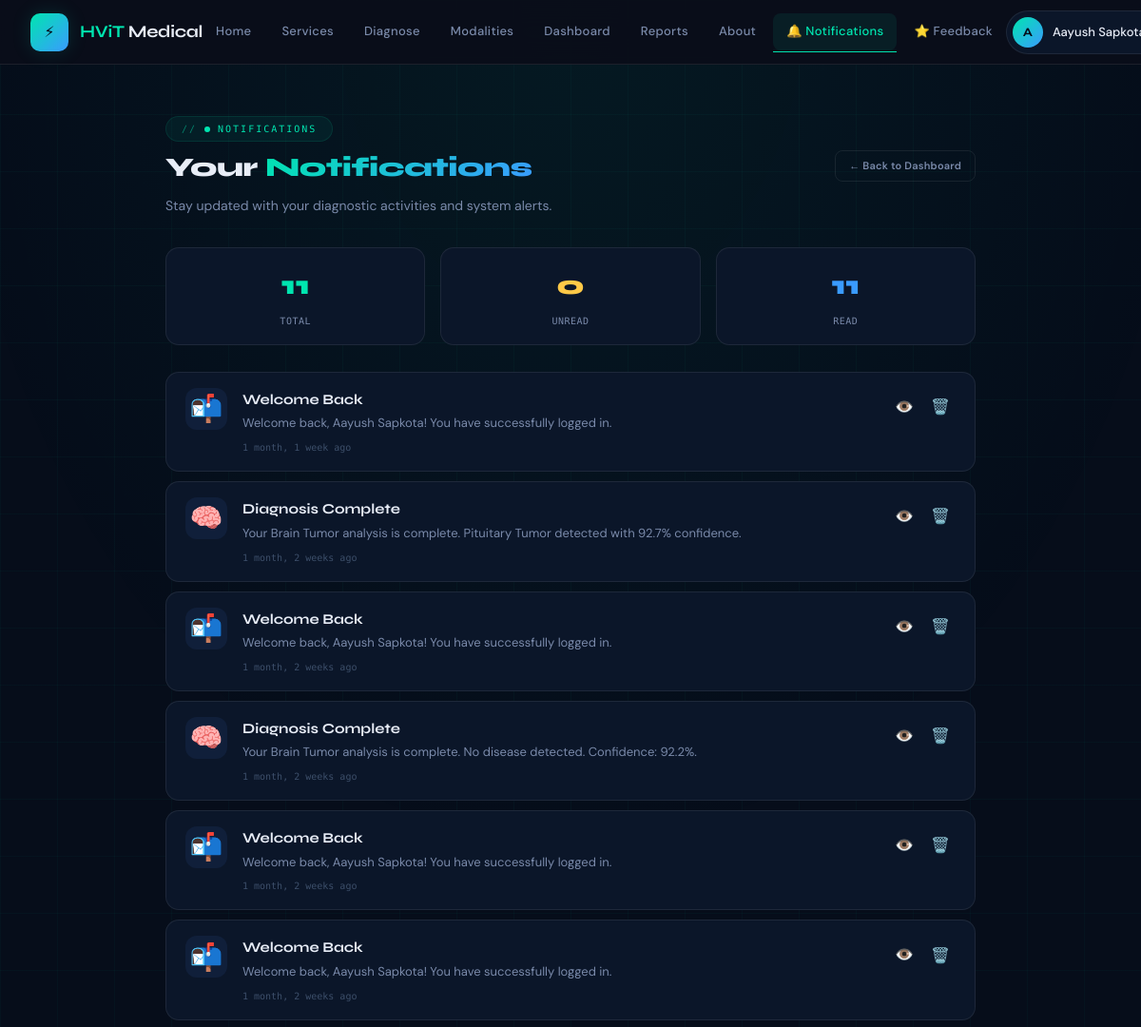
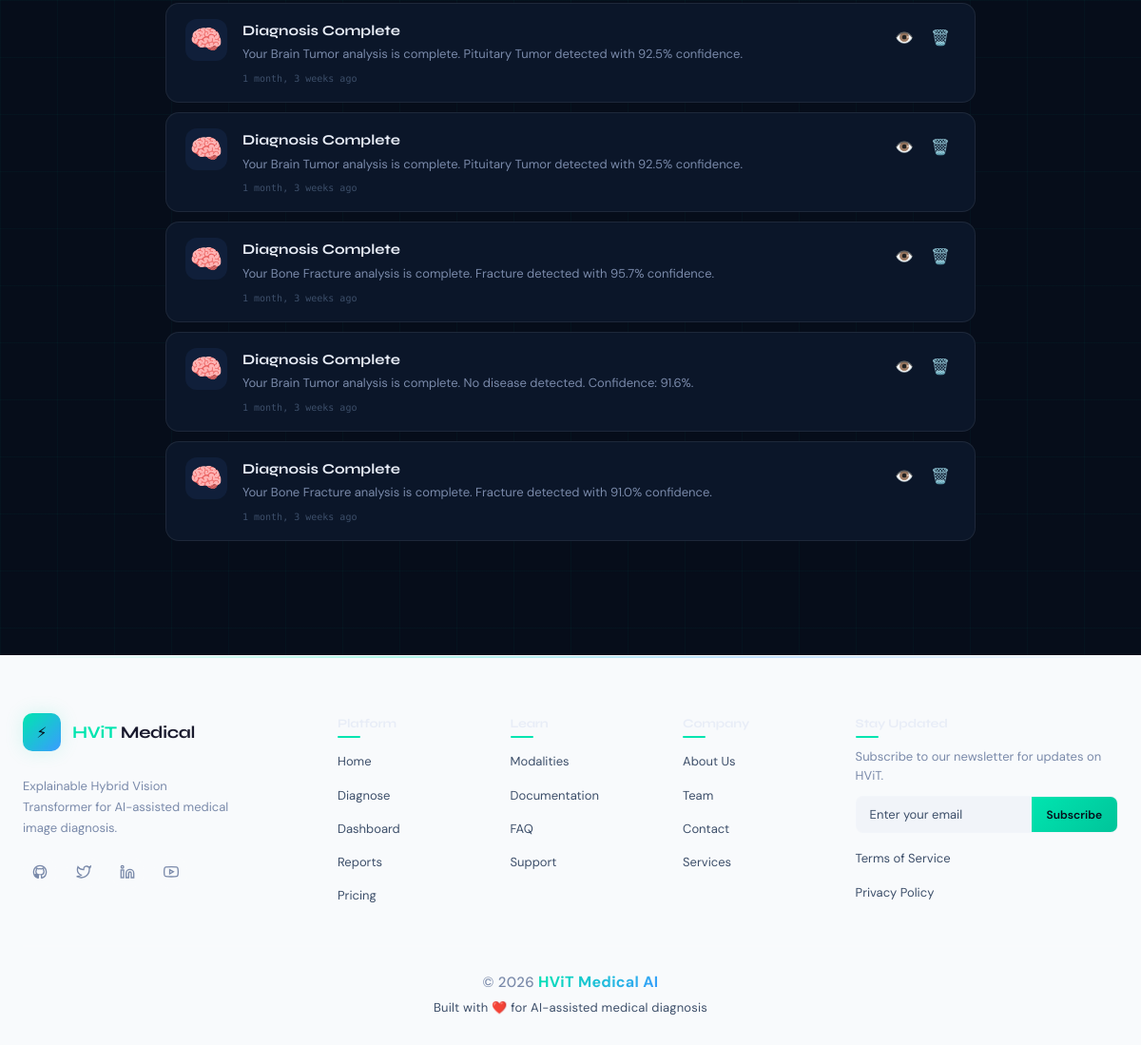
The app's page /notifications/ (signed in) with its own data (2 pictures, top to bottom).
### Diagnosis/models.py (models this page shows, shortened)
class Notification(models.Model):
    NOTIFICATION_TYPES = [
        ('diagnosis_complete', 'Diagnosis Complete'),
        ('report_ready', 'Report Ready'),
        ('payment_success', 'Payment Success'),
        ('subscription_expiry', 'Subscription Expiry'),
        ('welcome', 'Welcome'),
        ('feedback_request', 'Feedback Request'),
        ('system_update', 'System Update'),
        ('other', 'Other'),
    ]
    user = models.ForeignKey(
        User,
        on_delete=models.CASCADE,
        related_name='notifications'
    )
    notification_type = models.CharField(max_length=50, choices=NOTIFICATION_TYPES)
    title = models.CharField(max_length=200)
    message = models.TextField()
    link = models.CharField(max_length=500, blank=True, null=True)
    is_read = models.BooleanField(default=False)
    created_at = models.DateTimeField(auto_now_add=True)
    class Meta:
        ordering = ['-created_at']
        verbose_name = 'Notification'
        verbose_name_plural = 'Notifications'

### Diagnosis/views.py (the view)
# urls.py: path('notifications/', views.notifications_view, name='notifications'),
@login_required
def notifications_view(request):
    profile = get_user_profile(request.user)
    notifications = Notification.objects.filter(user=request.user).order_by('-created_at')
    if request.GET.get('mark_all_read'):
        notifications.filter(is_read=False).update(is_read=True)
        messages.success(request, 'All notifications marked as read.')
        return redirect('Diagnosis:notifications')
    unread_count = notifications.filter(is_read=False).count()
    total_count = notifications.count()
    read_count = total_count - unread_count
    context = {
        'user': request.user, 'profile': profile,
        'role': profile.get_role_display(),
        'subscription': profile.subscription_plan,
        'is_subscribed': profile.is_subscribed,
        'notifications': notifications,
        'unread_count': unread_count,
        'read_count': read_count,
        'total_count': total_count,
    }
    return render(request, 'Diagnosis/notifications.html', context)

### Diagnosis/views.py (called while the page is built)
def get_user_profile(user):
    try:
        return user.profile
    except UserProfile.DoesNotExist:
        return UserProfile.objects.create(user=user)

### templates/Diagnosis/notifications.html (shortened to what this page needs)
{% load static %}
<!DOCTYPE html>
<html lang="en">
<head>
    <link rel="stylesheet" href="{% static 'css/shared.css' %}"/>
</head>
<body>
    {% include 'includes/nav.html' %}
    <div class="notifications-page">
        <div class="container">
            <div class="page-header reveal">
                <div class="header-left">
                    <div class="section-tag">
                        <span class="pulse-dot"></span>
                        Notifications
                    </div>
                    <h1>Your <span class="gradient-text">Notifications</span></h1>
                    <p>Stay updated with your diagnostic activities and system alerts.</p>
                </div>
                <div class="header-actions">
                    <a href="{% url 'Diagnosis:dashboard' %}" class="btn btn-ghost btn-sm">← Back to Dashboard</a>
                </div>
            </div>
            <div class="notif-stats reveal reveal-delay-1">
                <div class="notif-stat">
                    <div class="stat-number">{{ total_count|default:0 }}</div>
                    <div class="stat-label">Total</div>
                </div>
                <div class="notif-stat">
                    <div class="stat-number" style="color:var(--yellow);">{{ unread_count|default:0 }}</div>
                    <div class="stat-label">Unread</div>
                </div>
                <div class="notif-stat">
                    <div class="stat-number" style="color:var(--blue);">{{ read_count|default:0 }}</div>
                    <div class="stat-label">Read</div>
                </div>
            </div>
            <div class="notif-list">
                {% if notifications %}
                    {% for notification in notifications %}
                        <div class="notif-item {% if not notification.is_read %}unread{% endif %}" id="notif-{{ notification.id }}">
                            <div class="notif-icon">
                                {% if notification.notification_type == 'diagnosis_complete' %}🧠
                                {% elif notification.notification_type == 'report_ready' %}📄
                                {% elif notification.notification_type == 'payment_success' %}💰
                                {% elif notification.notification_type == 'subscription_expiry' %}⚠️
                                {% elif notification.notification_type == 'welcome' %}👋
                                {% elif notification.notification_type == 'feedback_request' %}⭐
                                {% elif notification.notification_type == 'system_update' %}🔄
                                {% else %}📬{% endif %}
                            </div>
                            <div class="notif-content">
                                <div class="notif-title">{{ notification.title }}</div>
                                <div class="notif-message">{{ notification.message }}</div>
                                <div class="notif-time">{{ notification.created_at|timesince }} ago</div>
                            </div>
                            <div class="notif-actions">
                                {% if notification.link %}
                                    <a href="{{ notification.link }}" class="btn-icon" title="View details" style="color:var(--teal);text-decoration:none;">
                                        👁️
                                    </a>
                                {% endif %}
                                <button class="btn-icon delete" onclick="deleteNotification({{ notification.id }})" title="Delete">
                                    🗑️
                                </button>
                            </div>
                        </div>
                    {% endfor %}
                {% endif %}
            </div>
        </div>
    </div>
    {% include 'includes/footer.html' %}
</body>
</html>

### templates/includes/nav.html (shortened to what this page needs)
{% load static %}
<nav>
  <div class="nav-logo">
    <a href="{% url 'Diagnosis:index' %}" style="display:flex;align-items:center;gap:12px;text-decoration:none;">
      <div class="logo-icon">⚡</div>
      <div class="logo-text"><span>HViT</span> Medical</div>
    </a>
  </div>
  <ul class="nav-links" id="navLinks">
    <li><a href="{% url 'Diagnosis:index' %}" {% if request.resolver_match.url_name == 'index' %}class="active"{% endif %}>Home</a></li>
    <li><a href="{% url 'Diagnosis:services' %}" {% if request.resolver_match.url_name == 'services' %}class="active"{% endif %}>Services</a></li>
    <li><a href="{% url 'Diagnosis:diagnose' %}" {% if request.resolver_match.url_name == 'diagnose' %}class="active"{% endif %}>Diagnose</a></li>
    <li><a href="{% url 'Diagnosis:modalities' %}" {% if request.resolver_match.url_name == 'modalities' %}class="active"{% endif %}>Modalities</a></li>
    {% if user.is_authenticated %}
      <li><a href="{% url 'Diagnosis:dashboard' %}" {% if request.resolver_match.url_name == 'dashboard' %}class="active"{% endif %}>Dashboard</a></li>
      <li><a href="{% url 'Diagnosis:reports' %}" {% if request.resolver_match.url_name == 'reports' %}class="active"{% endif %}>Reports</a></li>
    {% endif %}
    <li><a href="{% url 'Diagnosis:about' %}" {% if request.resolver_match.url_name == 'about' %}class="active"{% endif %}>About</a></li>
    {% if user.is_authenticated %}
      <li><a href="{% url 'Diagnosis:notifications' %}" class="notif-link" {% if request.resolver_match.url_name == 'notifications' %}class="active"{% endif %}>
        🔔 Notifications
      </a></li>
      <li><a href="{% url 'Diagnosis:feedback' %}" {% if request.resolver_match.url_name == 'feedback' %}class="active"{% endif %}>⭐ Feedback</a></li>
    {% endif %}
  </ul>
  <div class="nav-cta" id="navCta">
    {% if user.is_authenticated %}
      <div class="user-dropdown" id="userDropdown">
        <button class="user-dropdown-btn" id="userDropdownBtn">
          <div class="user-avatar">
            {{ user.username|first|upper }}
          </div>
          <span class="user-name">{{ user.get_full_name|default:user.username }}</span>
        </button>
      </div>
    {% else %}
      <a href="{% url 'Diagnosis:login' %}" class="btn btn-ghost">Login</a>
      <a href="{% url 'Diagnosis:register' %}" class="btn btn-primary">Get Started</a>
    {% endif %}
  </div>
</nav>

### static/css/shared.css (style rules this page uses)
:root { --bg: #060d1a; --bg2: #0b1629; --bg3: #101f3a; --surface: rgba(255,255,255,0.04); --border: rgba(255,255,255,0.08); --teal: #00e5b0; --teal-dim: #00c49a; --blue: #3a9bff; --violet: #7c6aff; --text: #e8edf7; --text-muted:#7a8aaa; --text-dim: #3d4f6a; --red: #ff5575; --yellow: #ffc947; --font-head: 'Syne', sans-serif; --font-body: 'DM Sans', sans-serif; --font-mono: 'DM Mono', monospace; --r-sm: 8px; --r-md: 14px; --r-lg: 22px; }
*, *::before, *::after { box-sizing: border-box; margin: 0; padding: 0; }
html { scroll-behavior: smooth; }
body { background: var(--bg); color: var(--text); font-family: var(--font-body); font-size: 16px; line-height: 1.7; overflow-x: hidden; }
a { color: inherit; text-decoration: none; }
nav { position: fixed; top:0; left:0; right:0; z-index:100; display: flex; align-items: center; justify-content: space-between; padding: 0 48px; height: 68px; background: rgba(6,13,26,0.92); backdrop-filter: blur(24px); border-bottom: 1px solid var(--border); transition: box-shadow 0.3s; }
.nav-logo { display:flex; align-items:center; gap:12px; }
.logo-icon { width:36px; height:36px; border-radius:10px; background:linear-gradient(135deg,var(--teal),var(--blue)); display:flex; align-items:center; justify-content:center; font-family:var(--font-mono); font-size:13px; color:var(--bg); }
.logo-text { font-family:var(--font-head); font-size:17px; font-weight:700; letter-spacing:-0.3px; }
.logo-text span { color:var(--teal); }
.nav-links { display:flex; align-items:center; gap:28px; list-style:none; }
.nav-links a { font-size:13px; color:var(--text-muted); letter-spacing:0.3px; transition:color 0.2s; position:relative; padding-bottom:2px; }
.nav-links a::after { content:''; position:absolute; bottom:-2px; left:0; right:0; height:1px; background:var(--teal); transform:scaleX(0); transition:transform 0.2s; transform-origin:left; }
.nav-links a:hover, .nav-links a.active { color:var(--text); }
.nav-links a.active::after, .nav-links a:hover::after { transform:scaleX(1); }
.nav-cta { display:flex; align-items:center; gap:10px; }
.btn { display:inline-flex; align-items:center; gap:8px; padding:9px 20px; border-radius:var(--r-sm); font-family:var(--font-body); font-size:13.5px; font-weight:500; cursor:pointer; border:none; transition:all 0.2s; letter-spacing:0.2px; }
.btn-ghost { background:transparent; color:var(--text-muted); border:1px solid var(--border); }
.btn-sm { padding:7px 14px; font-size:12px; }
.container { max-width:1180px; margin:0 auto; padding:0 32px; }
.section-tag { display:inline-flex; align-items:center; gap:8px; font-family:var(--font-mono); font-size:11px; color:var(--teal); letter-spacing:1.5px; text-transform:uppercase; margin-bottom:14px; }
.section-tag::before { content:'//'; opacity:0.5; }
.reveal { opacity:0; transform:translateY(28px); transition:opacity 0.65s ease,transform 0.65s ease; }
.reveal.visible { opacity:1; transform:translateY(0); }
.mobile-menu a { color:var(--text-muted); font-size:15px; padding:10px 0; border-bottom:1px solid var(--border); display:block; }
.mobile-menu a:hover, .mobile-menu a.active { color:var(--teal); }

### templates/includes/footer.html (style rules this page uses)
.logo-icon { width: 40px; height: 40px; background: linear-gradient(135deg, var(--teal), var(--blue)); border-radius: 10px; display: flex; align-items: center; justify-content: center; font-size: 18px; font-weight: 700; color: var(--bg); }
.logo-text { font-family: var(--font-head); font-size: 18px; font-weight: 700; color: var(--text); }

### records on screen
Notification: title "Welcome Back", message "Welcome back, Aayush Sapkota! You have successfully logged in.", created_at "1 month, 1 week"
Notification: title "Diagnosis Complete", message "Your Brain Tumor analysis is complete. Pituitary Tumor detected with 92.7% confidence.", created_at "1 month, 2 weeks"
Notification: title "Welcome Back", message "Welcome back, Aayush Sapkota! You have successfully logged in.", created_at "1 month, 2 weeks"
Notification: title "Diagnosis Complete", message "Your Brain Tumor analysis is complete. No disease detected. Confidence: 92.2%.", created_at "1 month, 2 weeks"
Notification: title "Welcome Back", message "Welcome back, Aayush Sapkota! You have successfully logged in.", created_at "1 month, 2 weeks"
Notification: title "Welcome Back", message "Welcome back, Aayush Sapkota! You have successfully logged in.", created_at "1 month, 2 weeks"
Notification: title "Diagnosis Complete", message "Your Brain Tumor analysis is complete. Pituitary Tumor detected with 92.5% confidence.", created_at "1 month, 3 weeks"
Notification: title "Diagnosis Complete", message "Your Brain Tumor analysis is complete. Pituitary Tumor detected with 92.5% confidence.", created_at "1 month, 3 weeks"
Notification: title "Diagnosis Complete", message "Your Bone Fracture analysis is complete. Fracture detected with 95.7% confidence.", created_at "1 month, 3 weeks"
Notification: title "Diagnosis Complete", message "Your Brain Tumor analysis is complete. No disease detected. Confidence: 91.6%.", created_at "1 month, 3 weeks"
Notification: title "Diagnosis Complete", message "Your Bone Fracture analysis is complete. Fracture detected with 91.0% confidence.", created_at "1 month, 3 weeks"

### other values on screen
{{ user.username|first|upper }} "A"
{{ user.get_full_name|default:user.username }} "Aayush…"
{{ total_count|default:0 }} "11"
{{ unread_count|default:0 }} "0"
{{ read_count|default:0 }} "11"
